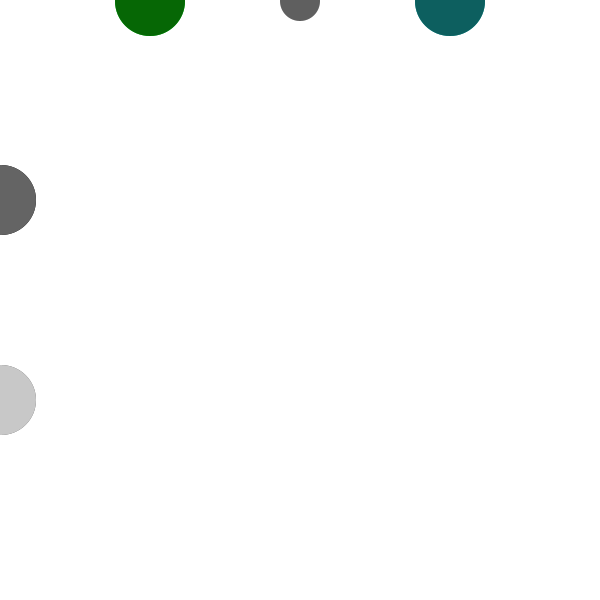
Frame 1 (no input)
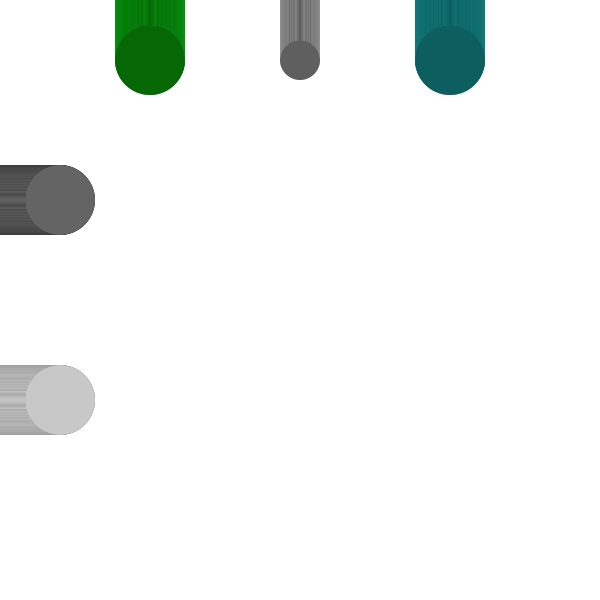
Frame 60 (the mouse pressed at the canvas centre just before this capture)
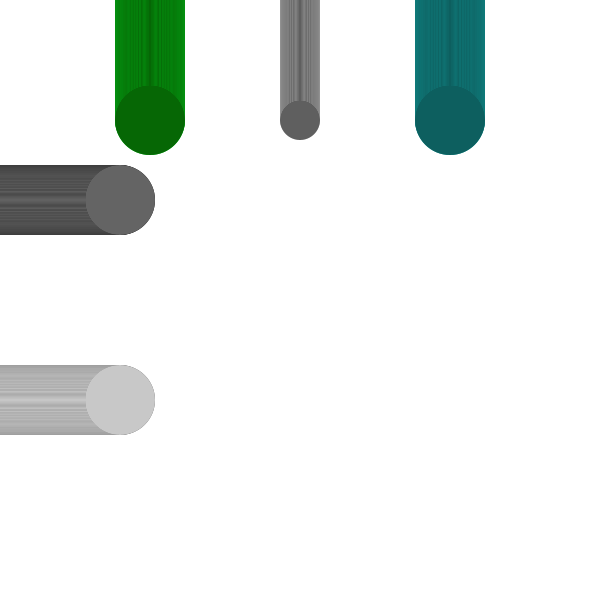
Frame 120 (the mouse held since frame 60 and released just before this capture)

The Processing sketch that drew these frames (run headless with seeded random() and noise(); from frame 60 on, the mouse is pressed at the canvas centre):

// Processing sketch: processing_158558
// ── processing_158558.pde

int logo=0;

void setup() {
  size (600, 600);
  background(255);
  } 
void draw() {
  logo++;
  if (logo<width/3) {

    noStroke();
    fill(0, 210, 30);
    ellipse(150, logo, 70, 70);
 
    fill(230);
    ellipse(300, logo, 40, 40);

    fill(18, 162, 161);
    ellipse(450, logo, 70, 70);
    
    fill(0);
    ellipse(logo, width/3, 70, 70);
  
    fill(90);
    ellipse(logo, width/3*2, 70, 70);
    

  }
  if (logo<width/3*2) {

    fill(6, 103, 5);
    ellipse(150, logo, 70, 70);
    
    fill(95);
    ellipse(300, logo, 40, 40);
    
    fill(13, 95, 95);
    ellipse(450, logo, 70, 70);     
    
    fill(100);
    ellipse(logo, width/3, 70, 70);
  
    fill(200);
    ellipse(logo, width/3*2, 70, 70);
} 
else {
  
  fill(11, 209, 8);
  ellipse(150, logo, 70, 70);

  fill (170);
  ellipse (300, logo, 40, 40);

  fill (15, 200, 250);
  ellipse (450, logo, 70, 70);
  
  fill(170);
  ellipse(logo, width/3, 70, 70);
  
  fill(70);
  ellipse(logo, width/3*2, 70, 70);
    
}
  
}
